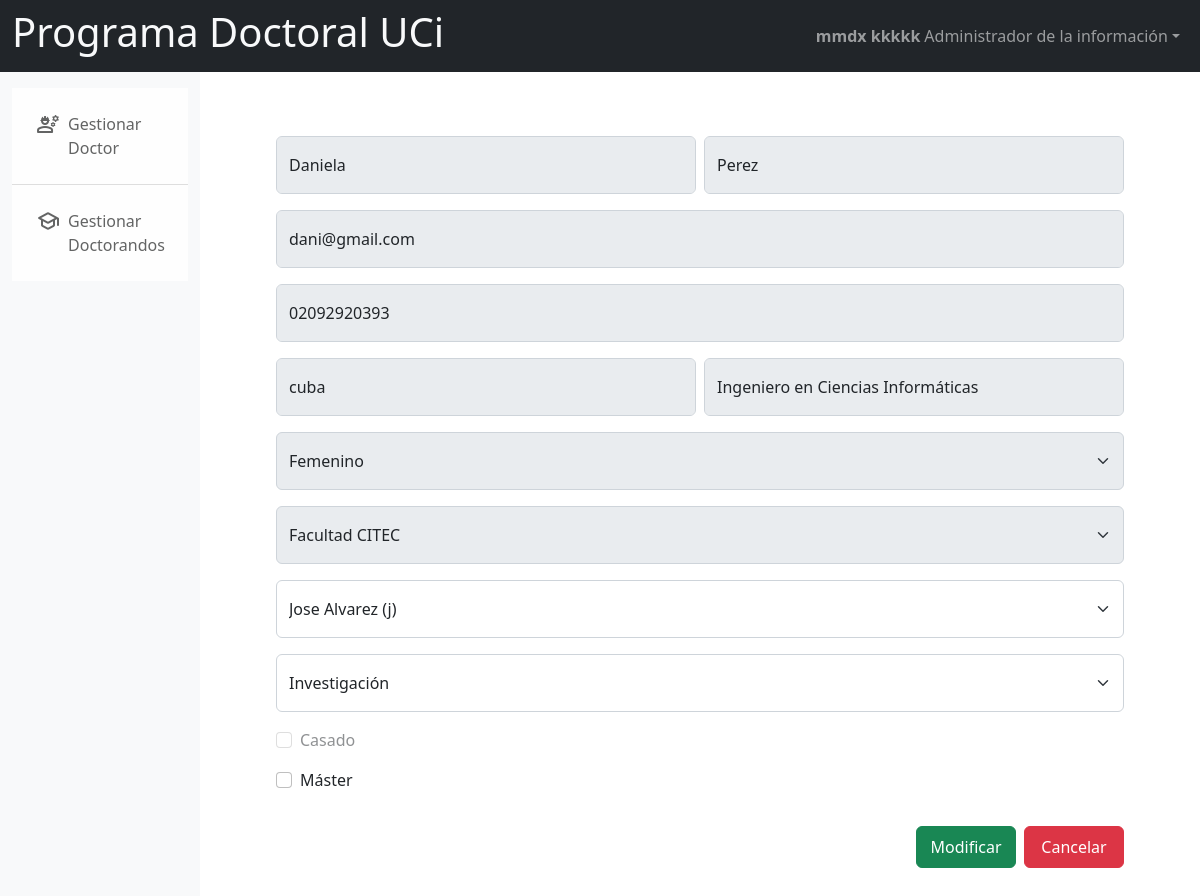
Page /doctorandos/editar/1/ (signed in) on the committed database.
### myapp/models.py (models this page shows, shortened)
class Usuario(AbstractBaseUser, PermissionsMixin):
    email = models.EmailField('Correo', unique=True)
    nombre = models.TextField('Nombre', blank=False, null=False)
    apellidos = models.TextField('Apellidos', blank=False, null=False)
    carnet = models.CharField(max_length=11, null=False)
    pais = models.TextField(null=True)
    titulo = models.TextField(null=True)
    areaTrabajo = models.TextField(null=True)
    sexo = models.CharField(max_length=1, choices=[('M', 'masculino'),('F', 'Femenino'),('E','Especificar')], default='E')
    is_casado = models.BooleanField(default=False)
    is_active = models.BooleanField(default=True)
    is_staff = models.BooleanField(default=False)
    fecha_registro = models.DateField(auto_now_add=True)
    objects = UsuarioManager()
    USERNAME_FIELD = 'email'
    REQUIRED_FIELDS = ['nombre', 'apellidos', 'carnet']

class Doctorando(models.Model):
    user = models.ForeignKey(Usuario, on_delete=models.CASCADE, related_name='usuario_doctorando')
    tutor = models.ForeignKey(Doctor, on_delete=models.SET_NULL, related_name='doctor_doctorando', null=True)
    tipoTesis = models.TextField(null=True)
    is_master = models.BooleanField(default=False)
    fecha_registro = models.DateField(auto_now_add=True)

class Doctor(models.Model):
    nombre = models.TextField('Nombre', blank=False, null=False)
    apellidos = models.TextField('Apellidos', blank=False, null=False)
    email = models.EmailField(null=True)
    carnet = models.CharField(max_length=11, null=False)
    pais = models.TextField(null=True)
    sexo = models.CharField(max_length=1, choices=[('M', 'masculino'),('F', 'Femenino'),('E','Especificar')], default='E')
    is_casado = models.BooleanField(default=False)
    areaPosgrado = models.TextField(null=False)
    fecha_registro = models.DateField(auto_now_add=True)

### myapp/views.py (the view, shortened to what this page needs)
# urls.py: path('doctorandos/editar/<int:id>/', views.editar_doctorando, name='editar_doctorando'),
@login_required
@permission_required('myapp.change_doctorando', raise_exception=True)
def editar_doctorando(request, id):
    if request.method == 'GET':
        return render(request, 'editar_doctorando.html',{
            'doctores': Doctor.objects.all(),
            'doctorando': Doctorando.objects.select_related('user','tutor').get(pk=id)
        })

### myapp/templatetag/user_tags.py (called while the page is built)
@register.filter(name='has_perm')
def has_perm(user, permission):
    return user.has_perm(permission)

@register.filter(name='is_doctorando')
def is_doctorando(user):
    return Doctorando.objects.filter(user=user).exists()

### myapp/templates/editar_doctorando.html (shortened to what this page needs)
{% extends 'layout/default.html' %}
    {% block content %}
    <div class="container-fluid p-5">
        {% load user_tags %}
        <form class="p-3" method="post" name="formulario">
            <div class="d-flex">
                <div class="input-group mb-3 me-2">
                    <input id="nombre" type="text" class="form-control pt-3 pb-3" value="{{doctorando.user.nombre}}" placeholder="Nombre" name="nombre" {% if not request.user|has_perm:"myapp.change_usuario" %}disabled{% endif %}  required/>
                </div>
                <div class="input-group mb-3">
                    <input id="apellidos" type="text" class="form-control pt-3 pb-3" placeholder="Apellidos"  value="{{doctorando.user.apellidos}}" name="apellidos" {% if not request.user|has_perm:"myapp.change_usuario" %}disabled{% endif %} required />
                </div>
            </div>
            <div class="input-group mb-3">
                <input id="correo" type="email" class="form-control pt-3 pb-3" placeholder="Correo electrónico" name="email" value="{{doctorando.user.email}}" pattern="[a-z0-9._%+-]+@[a-z0-9. - ] +\.[a-z]{2, 4}$" disabled required />
            </div>
            <div class="input-group mb-3">
                <input id="carnet" type="text" maxlength="11" class="form-control pt-3 pb-3" placeholder="CI" name="carnet" value="{{doctorando.user.carnet}}" disabled required />
            </div>
            <div class="d-flex">
                <div class="input-group mb-3 me-2">
                    <input id="pais" type="text" class="form-control pt-3 pb-3" placeholder="País" name="pais"  value="{{doctorando.user.pais}}" {% if not request.user|has_perm:"myapp.change_usuario" %}disabled{% endif %} required />
                </div>
                <div class="input-group mb-3">
                    <input id="titulo" type="text" class="form-control pt-3 pb-3" placeholder="Título" value="{{doctorando.user.titulo}}" name="titulo" {% if not request.user|has_perm:"myapp.change_usuario" %}disabled{% endif %}  required />
                </div>
            </div>
            <select class="form-select pt-3 pb-3 mb-3" name="sexo" id="selectSexo" {% if not request.user|has_perm:"myapp.change_usuario" %}disabled{% endif %}>
                <option {% if doctorando.user.sexo == 'F' %}selected{% endif %} value="F">Femenino</option>
            </select>
            <select class="form-select pt-3 pb-3 mb-3" name="area" id="selectArea" {% if not request.user|has_perm:"myapp.change_usuario" %}disabled{% endif %}>
                <option {% if doctorando.user.areaTrabajo == 'Facultad CITEC' %}selected{% endif %} value="Facultad CITEC">Facultad CITEC</option>
            </select>
            <select class="form-select pt-3 pb-3 mb-3" name="tutor" id="selectTutor">
                {% for d in doctores  %}
                    <option {% if d.id == doctorando.tutor.id %}selected{% endif %} value="{{d.id}}">{{d.nombre}} {{d.apellidos}} ({{d.email}})</option>
                {% endfor %}
            </select>
            <select class="form-select pt-3 pb-3 mb-3" name="tesis" id="selectTesis">
                <option {% if doctorando.tipoTesis == 'Investigación' %}selected{% endif %} value="Investigación">Investigación</option>
            </select>
            <div class="form-check mb-3">
                <input class="form-check-input" type="checkbox"  id="checkCasado" name="casado" {% if not request.user|has_perm:"myapp.change_usuario" %}disabled{% endif %} {% if doctorando.user.is_casado %}checked{% endif %} value="true">
                <label class="form-check-label" for="flexCheckDefault">
                    Casado
                </label>
            </div>
            <div class="form-check mt-3">
                <input class="form-check-input" type="checkbox" id="checkMaster" name="master" {% if doctorando.is_master %}checked{% endif %} value="true">
                <label class="form-check-label" for="flexCheckDefault">
                    Máster
                </label>
            </div>
        </form>
        <div class="d-flex p-3">
            <button id="btn_enviar" class="btn btn-success pt-2 pb-2 me-2 ms-auto" style="min-width: 100px;">
               Modificar
            </button>
            <a class="btn btn-danger pt-2 pb-2" style="min-width: 100px;" href="{% url 'view_doctorandos' %}">Cancelar</a>
        </div>
    </div>
{% endblock  %}

### myapp/templates/layout/default.html (shortened to what this page needs)
<!DOCTYPE html>
<html lang="es">
    <head>
    <link href="https://cdn.jsdelivr.net/npm/bootstrap@5.2.3/dist/css/bootstrap.min.css" rel="stylesheet" />
    <link rel="stylesheet" href="https://cdn.jsdelivr.net/gh/habibmhamadi/multi-select-tag/dist/css/multi-select-tag.css">
  </head>
  <body>
    {% load user_tags %}
    <nav class="navbar navbar-expand-lg navbar-dark bg-dark">
        <div class="container-fluid">
            <h1 class="text-light">Programa Doctoral UCi</h1>
            <div class="collapse navbar-collapse" id="navbarSupportedContent">
                <ul class="ms-auto navbar-nav">
                    <li class="nav-item dropdown">
                        <a class="nav-link dropdown-toggle d-flex align-items-center" role="button" data-bs-toggle="dropdown" aria-expanded="false">
                            <span><strong>{{user.nombre}} {{user.apellidos}}</strong></span><br>
                                <span class="ms-1">{{user.groups.get}}</span>
                        </a>
                    </li>
                </ul>
            </div>
        </div>
    </nav>
    <main class="min-vh-100">
      <div class="container-fluid">
        <div class="row">
            <div class="col-md-2 min-vh-100 bg-light">
                <div class="w-100">
                    <div class="list-group list-group-flush mt-3 mb-3">
                        {% if request.user|has_perm:"myapp.view_doctor" %}
                        <a href="{% url 'view_doctores' %}" class="list-group-item list-group-item-action p-4 list-group-item-light {% if tabs == 'view_doctores' %} active {% endif %}">
                            <div class="d-flex">
                                <span class="material-symbols-rounded me-2">engineering</span>
                                Gestionar Doctor
                            </div>
                        </a>
                        {% endif %}
                        {% if request.user|has_perm:"myapp.view_doctorando" %}
                        <a href="{% url 'view_doctorandos' %}" class="list-group-item list-group-item-action p-4 list-group-item-light {% if tabs == 'view_doctorandos' %} active {% endif %}">
                            <div class="d-flex">
                                <span class="material-symbols-rounded me-2">school</span>
                                Gestionar Doctorandos
                            </div>
                        </a>
                        {% endif %}
                    </div>
                </div>
            </div>
            <div class="col-md-10">
                {% block content %}
                {% endblock  %}
            </div>
        </div>
      </div>
    </main>
  </body>
</html>

### rows in the picture
Usuario: nombre "mmdx", apellidos "kkkkk", groups.get "Administrador de la información"
Doctorando: nombre "Daniela", apellidos "Perez", email "dani@gmail.com", carnet "02092920393", pais "cuba", titulo "Ingeniero en Ciencias Informáticas", sexo "Femenino", area "Facultad CITEC", tutor "Jose Alvarez (j)", tesis "Investigación"
